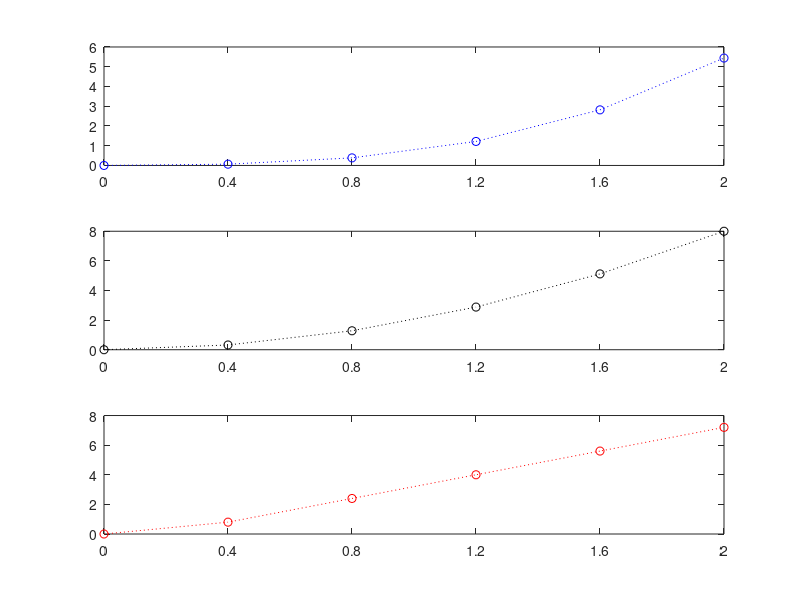

The MATLAB script that drew this image:
%% d)

t = [0, 0.4, 0.8, 1.2, 1.6, 2];
u = [0, 0.32, 1.28, 2.88, 5.12, 8.0];
y = [0, 0.064, 0.384, 1.216, 2.816, 5.44];
v = [0, 0.8, 2.4, 4, 5.6, 7.2];

figure
subplot(3,1,1)
plot(t,y,'bo:')
xticks(t)
subplot(3,1,2)
plot(t,u,'ko:')
xticks(t)
subplot(3,1,3)
plot(t,v,'ro:')
xticks(t)
